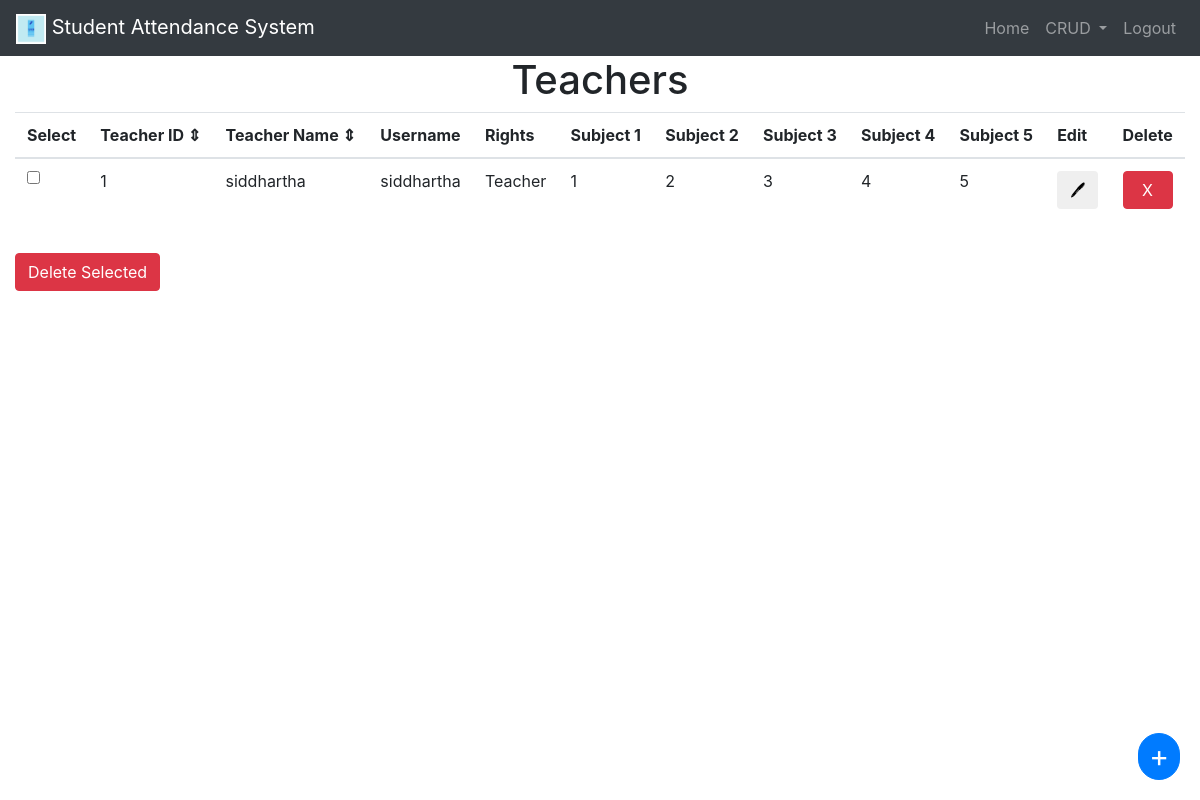
/admin/teacher.php (signed in), run on the app's committed database.
### tables this page shows
CREATE TABLE `teacherinfo` (
  `tid` int(50) NOT NULL,
  `name` varchar(50) NOT NULL,
  `username` varchar(50) NOT NULL,
  `password` varchar(100) NOT NULL,
  `rights` char(2) NOT NULL DEFAULT 'T',
  `sub1` int(100) DEFAULT NULL,
  `sub2` int(100) DEFAULT NULL,
  `sub3` int(100) DEFAULT NULL,
  `sub4` int(100) DEFAULT NULL,
  `sub5` int(100) DEFAULT NULL
);

### admin/teacher.php (the view, shortened to what this page needs)
<html>
<head>
	<link rel="stylesheet" href="https://maxcdn.bootstrapcdn.com/bootstrap/4.0.0/css/bootstrap.min.css">
</head>
<body>
<nav class="navbar navbar-expand-md navbar-dark bg-dark">
    <a href="admin.php" class="navbar-brand abs"><img src="../assets/logo.png" height="30" width="30"> Student Attendance System</a>
    <div class="navbar-collapse collapse justify-content-stretch" id="navbar7">
      <ul class="navbar-nav ml-auto">
        <li class="nav-item">
          <a class="nav-link" href="admin.php">Home</a>
        </li>
        <li class="nav-item dropdown">
          <a class="nav-link dropdown-toggle" href="#" id="navbarDropdown" role="button" data-toggle="dropdown" aria-haspopup="true" aria-expanded="false">
            CRUD
          </a>
        </li>
        <li class="nav-item">
            <a class="nav-link" href="logout.php">Logout</a>
        </li>
      </ul>
    </div>
</nav>
<div>
  <center><h2 style="font-size:2.5em; top: 50%;">Teachers</h2></center>
</div>
<button id="fab" class="btn btn-primary" type="button" data-toggle="modal" data-target="#addcourseModal" >+</button>
<div class="container-fluid">
<?php
	require('connect.php');
	$query = $conn->prepare("SELECT * FROM `teacherinfo`");
  $query->execute();
  $r = $query->get_result();
	echo('<table id="mytable" class="table table-hover"><thead id="tablehead"><tr ><th>Select</th><th id="tid">Teacher ID &#x21D5;</th><th id="teachername">Teacher Name &#x21D5;</th><th>Username</th><th id="rights">Rights</th><th id="sub1">Subject 1</th><th id="sub2">Subject 2</th><th id="sub3">Subject 3</th><th id="sub4">Subject 4</th><th id="sub5">Subject 5</th><th>Edit</th><th>Delete</th></tr></thead><tbody>');
	while ($assoc =$r->fetch_assoc()){
	echo "<tr>";
	echo "<td><input class='get_value' type='checkbox' name='cid[]' value=".$assoc['tid']."></td>";
	echo "<td>".$assoc['tid']."</td>";
  echo "<td>".$assoc['name']."</td>";
  echo "<td>".$assoc['username']."</td>";
  $right = $assoc['rights'];
  if ($right == 't') {
    echo "<td>Teacher</td>";
  }
	echo "<td>".$assoc['sub1']."</td>";
  echo "<td>".$assoc['sub2']."</td>";
  echo "<td>".$assoc['sub3']."</td>";
  echo "<td>".$assoc['sub4']."</td>";
  echo "<td>".$assoc['sub5']."</td>";
	echo '<td><button type="button" class="btn" data-toggle="modal" data-target="#EditModal" data-tid="'.$assoc['tid'].'" data-tname="'.$assoc['name'].'" data-uname="'.$assoc['username'].'" data-tright="'.$assoc['rights'].'" data-sub1="'.$assoc['sub1'].'"data-sub2="'.$assoc['sub2'].'"data-sub3="'.$assoc['sub3'].'"data-sub4="'.$assoc['sub4'].'"data-sub5="'.$assoc['sub5'].'">&#x1f58a;</button></td>';
	echo "<td>";
	echo "<form action='teacherdel.php' method='post'  style='width=50%;'>";
	echo "<button class='cnf btn btn-danger' type='submit' name = 'submit' style='width:50;' id='single'>X</button>";
	echo "</form>";
	echo"</td>";
	echo "</tr>";
	}
?>
</tbody>
</table>
<button type="button" name="submit" class="btn btn-danger cnf" id="multi">Delete Selected</button>
</div>
</body>
</html>

### admin/teacher.php (style rules this page uses)
#fab { border-radius: 50px; padding:0; padding-left:10; padding-right:10; position: fixed; bottom: 20px; right: 20px; font-size:30; }
#tid, #teachername { cursor: pointer; }
.navbar-brand.abs { position: absolute; text-align: center; }

### data on the page
teacherinfo: tid "1", name "siddhartha", username "siddhartha", rights "Teacher", sub1 "1", sub2 "2", sub3 "3", sub4 "4", sub5 "5"
